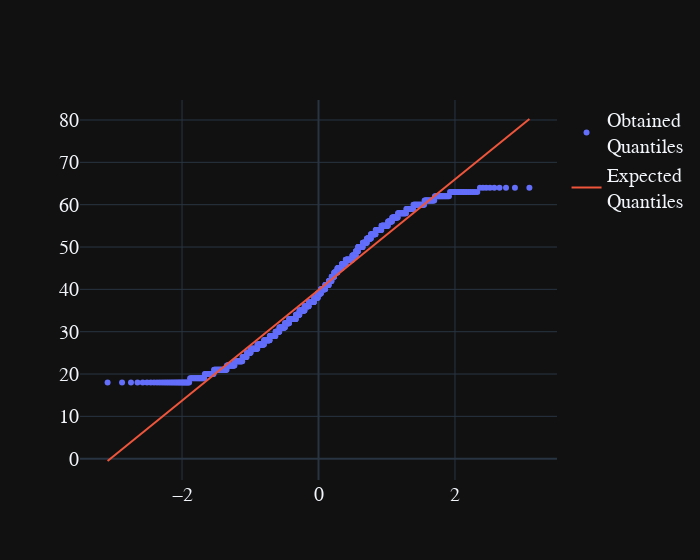

Notebook code cell kept with this figure:
### Code cell
data = sm.qqplot(temp.Age,line="s").gca().lines
plt.close()
fig = go.Figure()
fig.add_trace(go.Scatter(x=data[0].get_xdata(),y=data[0].get_ydata(),mode="markers",name="Obtained<br>Quantiles"))
fig.add_trace(go.Scatter(x=data[1].get_xdata(),y=data[1].get_ydata(),mode="lines",name="Expected<br>Quantiles"))
fig.update_layout(width=700)

### Figure 1 — Plotly figure (JSON) as saved in the notebook; plotly's stock layout.template omitted (floating-point values rounded to 4 significant figures; data arrays with more than 128 entries replaced by an {"elided": "..."} marker saying what was removed)
{"data": [{"mode": "markers", "name": "Obtained<br>Quantiles", "type": "scatter", "x": {"elided": "1000 float values"}, "y": {"elided": "1000 int values"}}, {"mode": "lines", "name": "Expected<br>Quantiles", "type": "scatter", "x": {"elided": "1000 float values"}, "y": {"elided": "1000 float values"}}], "layout": {"width": 700}}
